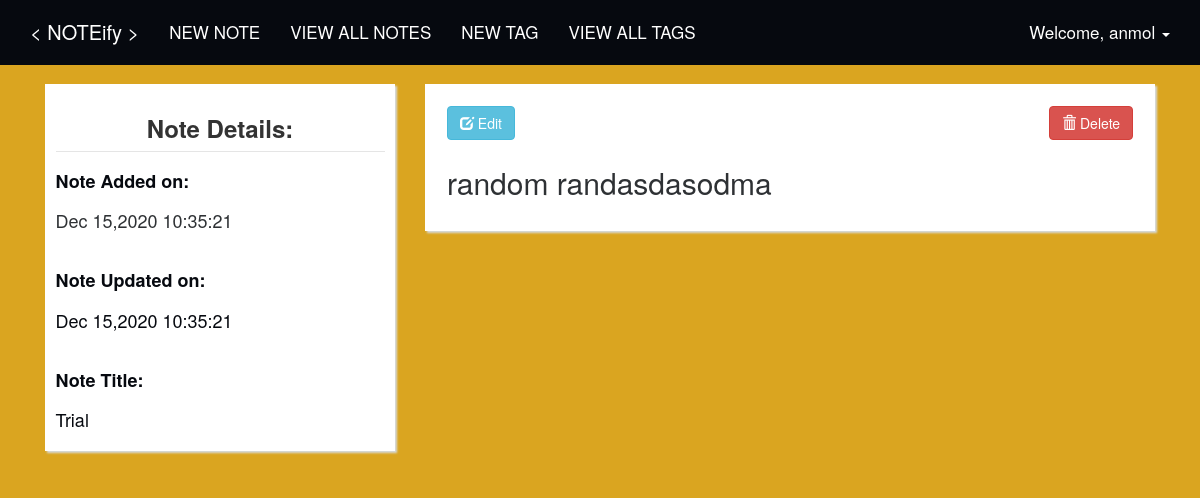
/notes/24/ (signed in), run on an earlier commit of the app's database.
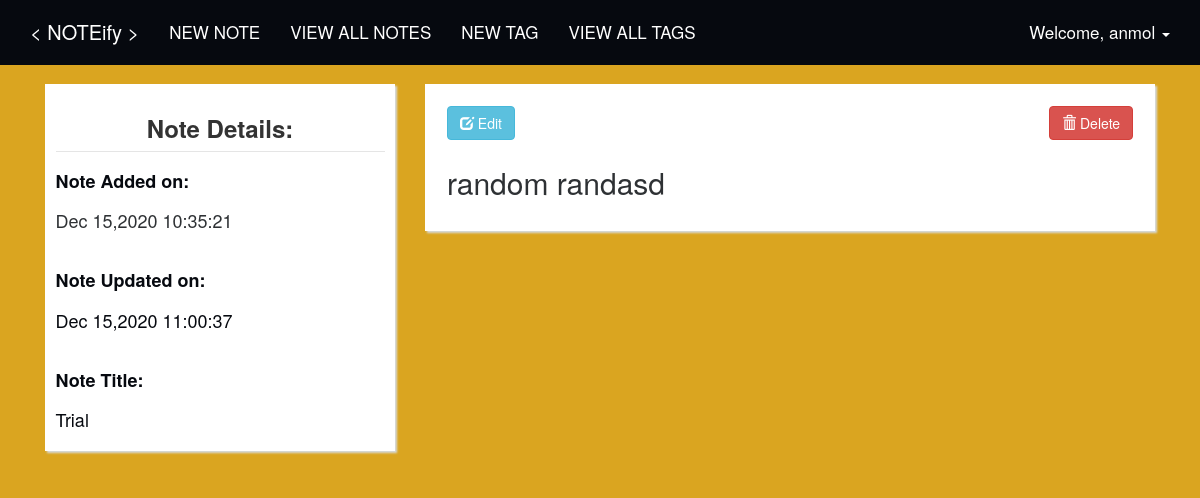
And on a later commit of the database.
### tables this page shows
CREATE TABLE `notes` (
  `id` INTEGER NOT NULL PRIMARY KEY AUTOINCREMENT,
  `created` TIMESTAMP NOT NULL DEFAULT (strftime('%Y-%m-%d %H:%M:%S', 'now', 'localtime')),
  `updated` TIMESTAMP NOT NULL DEFAULT (strftime('%Y-%m-%d %H:%M:%S', 'now', 'localtime')),
  `note_title` VARCHAR(255),
  `note` TEXT,
  `note_markdown` TEXT,
  `tags` VARCHAR(200),
  `user_id` INTEGER,
  FOREIGN KEY(user_id) REFERENCES users(id)
);

### core/views.py (the view)
@core.route("/notes/<id>/")
@login_required
def view_note(id):
    notes = functions.get_data_using_id(id)
    return render_template('view_note.html', notes=notes, username=session['username'])

### core/views.py (called while the page is built)
@current_app.template_filter()
def custom_date(date):
    import datetime
    date = datetime.datetime.strptime(date, '%Y-%m-%d %H:%M:%S')
    return date.strftime('%b %d,%Y %H:%M:%S')

### utils/functions.py (called while the page is built)
def get_database_connection():
    import sqlite3
    sqlite_file = 'notes.db'
    file_exists = os.path.isfile(sqlite_file)
    conn = sqlite3.connect(sqlite_file)
    if not file_exists:
        create_sqlite_tables(conn)
    return conn

def get_data_using_id(id):
    conn = get_database_connection()
    try:
        cursor = conn.cursor()
        cursor.execute('SELECT * FROM notes WHERE id=' + str(id))
        results = cursor.fetchall()
        cursor.close()
        return results
    except:
        cursor.close()

### templates/view_note.html
{% extends "index.html" %}
{% block content %}
    <div class="container" style="padding-top: 2%">
        <div class="col-lg-4 col-md-4 col-sm-12 col-xs-12">
            <div class="thumbnail" style="padding: 3%">
                {% for note in notes %}
                    <legend><h3 class="text-center"><b>Note Details:</b></h3></legend>
                    <h4 ><b style="color: #06090f;">Note Added on:</b> <br><br> {{ note[1] | custom_date }}</h4>
                    <br>
                    <h4 style="color: #06090f;"><b>Note Updated on:</b> <br><br> {{ note[2] | custom_date }}</h4>
                    <br>
                    <h4 style="color: #06090f;"><b>Note Title:</b> <br><br> {{ note[3] }}</h4>
                {% endfor %}
            </div>
        </div>
        <div class="col-lg-8 col-md-8 col-sm-12 col-xs-12">
            <div class="thumbnail"  style="padding: 3%">
                {% for note in notes %}
                    <a href="/notes/edit/{{ note[0] }}/" class="pull-left">
                        <button type="button" class="btn btn-info">
                            <span class="glyphicon glyphicon-edit"></span> Edit
                        </button>
                    </a>
                    <a href="/notes/delete/{{ note[0] }}/" class="pull-right">
                        <button type="button" class="btn btn-danger">
                            <span class="glyphicon glyphicon-trash"></span> Delete
                        </button>
                    </a>
                    <br>
                    <br>
                    <h2>{{ note[4] | safe }}</h2>
                {% endfor %}
            </div>
        </div>
    </div>
{% endblock %}

What changed in the data, as far as the page shows it:
changed notes "Trial": updated "Dec 15,2020 10:35:21" → "Dec 15,2020 11:00:37"; note "random randasdasodma" → "random randasd"
